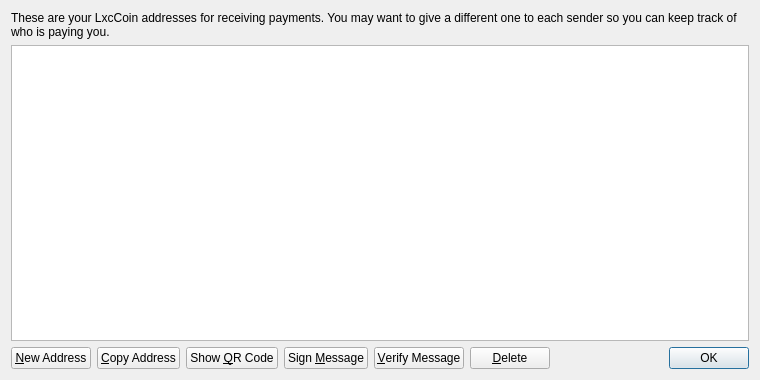
<?xml version="1.0" encoding="UTF-8"?>
<ui version="4.0">
 <class>AddressBookPage</class>
 <widget class="QWidget" name="AddressBookPage">
  <property name="geometry">
   <rect>
    <x>0</x>
    <y>0</y>
    <width>760</width>
    <height>380</height>
   </rect>
  </property>
  <property name="windowTitle">
   <string>Address Book</string>
  </property>
  <layout class="QVBoxLayout" name="verticalLayout">
   <item>
    <widget class="QLabel" name="labelExplanation">
     <property name="text">
      <string>These are your LxcCoin addresses for receiving payments. You may want to give a different one to each sender so you can keep track of who is paying you.</string>
     </property>
     <property name="textFormat">
      <enum>Qt::PlainText</enum>
     </property>
     <property name="wordWrap">
      <bool>true</bool>
     </property>
    </widget>
   </item>
   <item>
    <widget class="QTableView" name="tableView">
     <property name="contextMenuPolicy">
      <enum>Qt::CustomContextMenu</enum>
     </property>
     <property name="toolTip">
      <string>Double-click to edit address or label</string>
     </property>
     <property name="tabKeyNavigation">
      <bool>false</bool>
     </property>
     <property name="alternatingRowColors">
      <bool>true</bool>
     </property>
     <property name="selectionMode">
      <enum>QAbstractItemView::SingleSelection</enum>
     </property>
     <property name="selectionBehavior">
      <enum>QAbstractItemView::SelectRows</enum>
     </property>
     <property name="sortingEnabled">
      <bool>true</bool>
     </property>
     <attribute name="verticalHeaderVisible">
      <bool>false</bool>
     </attribute>
    </widget>
   </item>
   <item>
    <layout class="QHBoxLayout" name="horizontalLayout">
     <item>
      <widget class="QPushButton" name="newAddressButton">
       <property name="toolTip">
        <string>Create a new address</string>
       </property>
       <property name="text">
        <string>&amp;New Address</string>
       </property>
       <property name="icon">
        <iconset resource="../bitcoin.qrc">
         <normaloff>:/icons/add</normaloff>:/icons/add</iconset>
       </property>
      </widget>
     </item>
     <item>
      <widget class="QPushButton" name="copyToClipboard">
       <property name="toolTip">
        <string>Copy the currently selected address to the system clipboard</string>
       </property>
       <property name="text">
        <string>&amp;Copy Address</string>
       </property>
       <property name="icon">
        <iconset resource="../bitcoin.qrc">
         <normaloff>:/icons/editcopy</normaloff>:/icons/editcopy</iconset>
       </property>
      </widget>
     </item>
     <item>
      <widget class="QPushButton" name="showQRCode">
       <property name="text">
        <string>Show &amp;QR Code</string>
       </property>
       <property name="icon">
        <iconset resource="../bitcoin.qrc">
         <normaloff>:/icons/qrcode</normaloff>:/icons/qrcode</iconset>
       </property>
      </widget>
     </item>
     <item>
      <widget class="QPushButton" name="signMessage">
       <property name="toolTip">
        <string>Sign a message to prove you own a LxcCoin address</string>
       </property>
       <property name="text">
        <string>Sign &amp;Message</string>
       </property>
       <property name="icon">
        <iconset resource="../bitcoin.qrc">
         <normaloff>:/icons/edit</normaloff>:/icons/edit</iconset>
       </property>
      </widget>
     </item>
     <item>
      <widget class="QPushButton" name="verifyMessage">
       <property name="toolTip">
        <string>Verify a message to ensure it was signed with a specified LxcCoin address</string>
       </property>
       <property name="text">
        <string>&amp;Verify Message</string>
       </property>
       <property name="icon">
        <iconset resource="../bitcoin.qrc">
         <normaloff>:/icons/transaction_0</normaloff>:/icons/transaction_0</iconset>
       </property>
      </widget>
     </item>
     <item>
      <widget class="QPushButton" name="deleteButton">
       <property name="toolTip">
        <string>Delete the currently selected address from the list</string>
       </property>
       <property name="text">
        <string>&amp;Delete</string>
       </property>
       <property name="icon">
        <iconset resource="../bitcoin.qrc">
         <normaloff>:/icons/remove</normaloff>:/icons/remove</iconset>
       </property>
      </widget>
     </item>
     <item>
      <spacer name="horizontalSpacer">
       <property name="orientation">
        <enum>Qt::Horizontal</enum>
       </property>
       <property name="sizeHint" stdset="0">
        <size>
         <width>40</width>
         <height>20</height>
        </size>
       </property>
      </spacer>
     </item>
     <item>
      <widget class="QDialogButtonBox" name="buttonBox">
       <property name="sizePolicy">
        <sizepolicy hsizetype="Maximum" vsizetype="Fixed">
         <horstretch>0</horstretch>
         <verstretch>0</verstretch>
        </sizepolicy>
       </property>
       <property name="standardButtons">
        <set>QDialogButtonBox::Ok</set>
       </property>
      </widget>
     </item>
    </layout>
   </item>
  </layout>
 </widget>
 <resources>
  <include location="../bitcoin.qrc"/>
 </resources>
 <connections/>
</ui>
